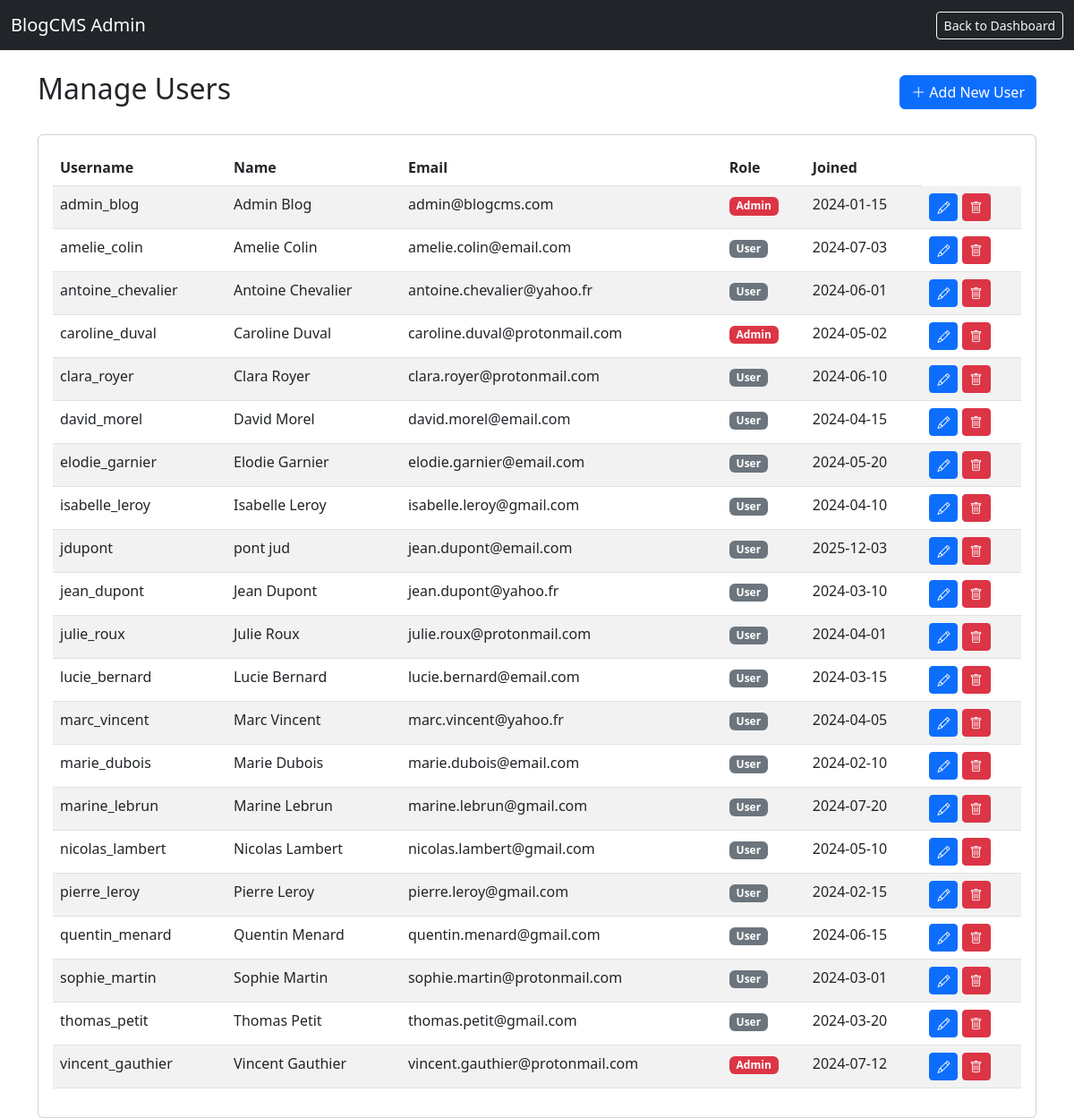
The page /admin/users.php (signed in) on the database its author committed.
### tables this page shows
CREATE TABLE `users` (
  `nom` varchar(30) DEFAULT NULL,
  `prenom` varchar(30) DEFAULT NULL,
  `user_name` varchar(30) NOT NULL,
  `email` varchar(100) DEFAULT NULL,
  `date_inscricption` date DEFAULT curdate(),
  `estAdmin` tinyint(1) DEFAULT NULL,
  `passwords` varchar(30) DEFAULT 'user1234'
);

### functions.php (called while the page is built, shortened)
<?php
function escape($string) {
    return htmlspecialchars($string, ENT_QUOTES, 'UTF-8');
}
function getAllUsers($pdo) {
    return $pdo->query("SELECT * FROM users ORDER BY user_name")->fetchAll();
}
?>

### admin/users.php (the view, shortened to what this page needs)
<?php
require_once '../db.php';
require_once '../functions.php';
$users = getAllUsers($pdo);
?>
<!DOCTYPE html>
<html lang="en">
<head>
    <link href="https://cdn.jsdelivr.net/npm/bootstrap@5.3.0/dist/css/bootstrap.min.css" rel="stylesheet">
    <link rel="stylesheet" href="https://cdn.jsdelivr.net/npm/bootstrap-icons@1.11.0/font/bootstrap-icons.css">
</head>
<body>
    <nav class="navbar navbar-expand-lg navbar-dark bg-dark">
        <div class="container-fluid">
            <a class="navbar-brand" href="../index.php">BlogCMS Admin</a>
            <div class="ms-auto">
                <a href="dashboard.php" class="btn btn-outline-light btn-sm">Back to Dashboard</a>
            </div>
        </div>
    </nav>
    <div class="container mt-4">
        <div class="d-flex justify-content-between align-items-center mb-4">
            <h2>Manage Users</h2>
            <a href="user_form.php" class="btn btn-primary"><i class="bi bi-plus-lg"></i> Add New User</a>
        </div>
        <div class="card">
            <div class="card-body">
                <div class="table-responsive">
                    <table class="table table-striped">
                        <thead>
                            <tr>
                                <th>Username</th>
                                <th>Name</th>
                                <th>Email</th>
                                <th>Role</th>
                                <th>Joined</th>
                            </tr>
                        </thead>
                        <tbody>
                            <?php foreach ($users as $user): ?>
                                <tr>
                                    <td><?= escape($user['user_name']) ?></td>
                                    <td><?= escape($user['prenom'] . ' ' . $user['nom']) ?></td>
                                    <td><?= escape($user['email']) ?></td>
                                    <td>
                                        <span class="badge bg-<?= $user['estAdmin'] ? 'danger' : 'secondary' ?>">
                                            <?= $user['estAdmin'] ? 'Admin' : 'User' ?>
                                        </span>
                                    </td>
                                    <td><?= escape($user['date_inscricption']) ?></td>
                                    <td>
                                        <a href="user_form.php?username=<?= $user['user_name'] ?>" class="btn btn-sm btn-primary"><i class="bi bi-pencil"></i></a>
                                        <a href="users.php?delete=<?= $user['user_name'] ?>" class="btn btn-sm btn-danger" onclick="return confirm('Delete this user?')"><i class="bi bi-trash"></i></a>
                                    </td>
                                </tr>
                            <?php endforeach; ?>
                        </tbody>
                    </table>
                </div>
            </div>
        </div>
    </div>
</body>
</html>

### rows shown on the page
users: user_name "admin_blog", prenom+nom "Admin Blog", email "admin@blogcms.com", estAdmin "Admin", date_inscricption "2024-01-15"
users: user_name "amelie_colin", prenom+nom "Amelie Colin", email "amelie.colin@email.com", estAdmin "User", date_inscricption "2024-07-03"
users: user_name "antoine_chevalier", prenom+nom "Antoine Chevalier", email "antoine.chevalier@yahoo.fr", estAdmin "User", date_inscricption "2024-06-01"
users: user_name "caroline_duval", prenom+nom "Caroline Duval", email "caroline.duval@protonmail.com", estAdmin "Admin", date_inscricption "2024-05-02"
users: user_name "clara_royer", prenom+nom "Clara Royer", email "clara.royer@protonmail.com", estAdmin "User", date_inscricption "2024-06-10"
users: user_name "david_morel", prenom+nom "David Morel", email "david.morel@email.com", estAdmin "User", date_inscricption "2024-04-15"
users: user_name "elodie_garnier", prenom+nom "Elodie Garnier", email "elodie.garnier@email.com", estAdmin "User", date_inscricption "2024-05-20"
users: user_name "isabelle_leroy", prenom+nom "Isabelle Leroy", email "isabelle.leroy@gmail.com", estAdmin "User", date_inscricption "2024-04-10"
users: user_name "jdupont", prenom+nom "pont jud", email "jean.dupont@email.com", estAdmin "User", date_inscricption "2025-12-03"
users: user_name "jean_dupont", prenom+nom "Jean Dupont", email "jean.dupont@yahoo.fr", estAdmin "User", date_inscricption "2024-03-10"
users: user_name "julie_roux", prenom+nom "Julie Roux", email "julie.roux@protonmail.com", estAdmin "User", date_inscricption "2024-04-01"
users: user_name "lucie_bernard", prenom+nom "Lucie Bernard", email "lucie.bernard@email.com", estAdmin "User", date_inscricption "2024-03-15"
users: user_name "marc_vincent", prenom+nom "Marc Vincent", email "marc.vincent@yahoo.fr", estAdmin "User", date_inscricption "2024-04-05"
users: user_name "marie_dubois", prenom+nom "Marie Dubois", email "marie.dubois@email.com", estAdmin "User", date_inscricption "2024-02-10"
users: user_name "marine_lebrun", prenom+nom "Marine Lebrun", email "marine.lebrun@gmail.com", estAdmin "User", date_inscricption "2024-07-20"
users: user_name "nicolas_lambert", prenom+nom "Nicolas Lambert", email "nicolas.lambert@gmail.com", estAdmin "User", date_inscricption "2024-05-10"
users: user_name "pierre_leroy", prenom+nom "Pierre Leroy", email "pierre.leroy@gmail.com", estAdmin "User", date_inscricption "2024-02-15"
users: user_name "quentin_menard", prenom+nom "Quentin Menard", email "quentin.menard@gmail.com", estAdmin "User", date_inscricption "2024-06-15"
users: user_name "sophie_martin", prenom+nom "Sophie Martin", email "sophie.martin@protonmail.com", estAdmin "User", date_inscricption "2024-03-01"
users: user_name "thomas_petit", prenom+nom "Thomas Petit", email "thomas.petit@gmail.com", estAdmin "User", date_inscricption "2024-03-20"
users: user_name "vincent_gauthier", prenom+nom "Vincent Gauthier", email "vincent.gauthier@protonmail.com", estAdmin "Admin", date_inscricption "2024-07-12"
